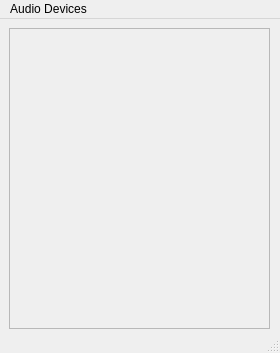
<?xml version="1.0" encoding="UTF-8"?>
<ui version="4.0">
 <class>Home</class>
 <widget class="QMainWindow" name="Home">
  <property name="geometry">
   <rect>
    <x>0</x>
    <y>0</y>
    <width>280</width>
    <height>353</height>
   </rect>
  </property>
  <property name="minimumSize">
   <size>
    <width>280</width>
    <height>353</height>
   </size>
  </property>
  <property name="maximumSize">
   <size>
    <width>280</width>
    <height>353</height>
   </size>
  </property>
  <property name="windowTitle">
   <string>Home</string>
  </property>
  <widget class="QWidget" name="centralwidget">
   <widget class="QFrame" name="frame">
    <property name="geometry">
     <rect>
      <x>-1</x>
      <y>-1</y>
      <width>681</width>
      <height>551</height>
     </rect>
    </property>
    <property name="frameShape">
     <enum>QFrame::StyledPanel</enum>
    </property>
    <property name="frameShadow">
     <enum>QFrame::Raised</enum>
    </property>
    <widget class="QFrame" name="Devices">
     <property name="geometry">
      <rect>
       <x>10</x>
       <y>10</y>
       <width>261</width>
       <height>301</height>
      </rect>
     </property>
     <property name="frameShape">
      <enum>QFrame::StyledPanel</enum>
     </property>
     <property name="frameShadow">
      <enum>QFrame::Raised</enum>
     </property>
    </widget>
   </widget>
  </widget>
  <widget class="QMenuBar" name="menubar">
   <property name="geometry">
    <rect>
     <x>0</x>
     <y>0</y>
     <width>280</width>
     <height>20</height>
    </rect>
   </property>
   <widget class="QMenu" name="menuSystem_Manager">
    <property name="title">
     <string>Audio Devices</string>
    </property>
   </widget>
   <addaction name="menuSystem_Manager"/>
  </widget>
  <widget class="QStatusBar" name="statusbar"/>
 </widget>
 <resources/>
 <connections/>
</ui>
